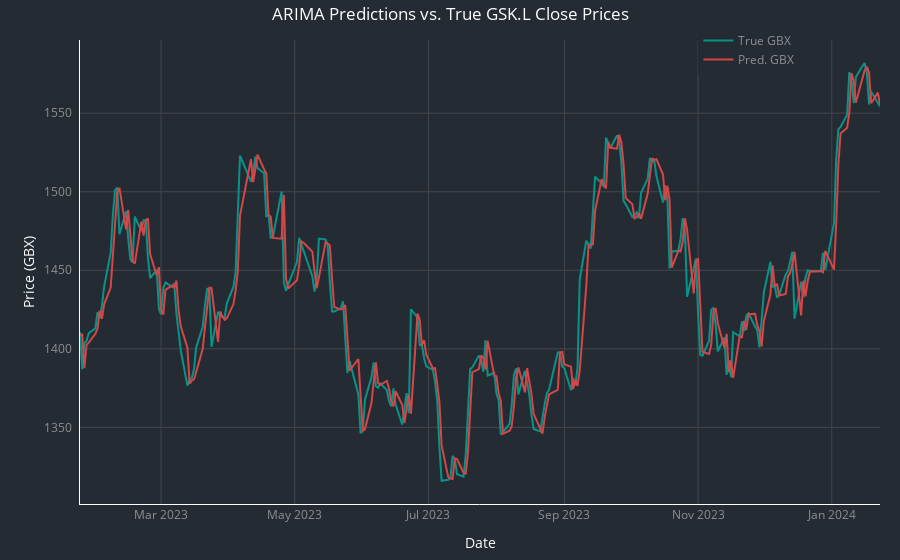

Notebook code for this chart:
### Code cell
# Plot close prices
fig = go.Figure()
fig.add_trace(go.Scatter(
    x=gsk_df["Date"].iloc[-Xt:], y=true_prices, 
    mode="lines", name="True GBX", line_color=palette["green"]))
fig.add_trace(go.Scatter(
    x=gsk_df["Date"].iloc[-Xt:], y=pred_prices, 
    mode="lines", name="Pred. GBX", line_color=palette["red"]))
# Update layout with date formatting
fig.update_layout(
    title="ARIMA Predictions vs. True GSK.L Close Prices",
    xaxis_title="Date",
    yaxis_title="Price (GBX)",
    xaxis_type="date",
    legend=dict(x=0.773, y=1.03)
)
# Set label formats for hovering
fig.update_traces(
    hovertemplate="%{x:%b %d, %Y}<br>Price: %{y:,.2f}<extra></extra>" # extra code removes trace name default
)
# Show plot
format_plot(fig)
fig.show()

### Figure 1 — Plotly figure (JSON) as saved in the notebook; plotly's stock layout.template omitted (floating-point values rounded to 4 significant figures; data arrays with more than 128 entries replaced by an {"elided": "..."} marker saying what was removed)
{"data": [{"hovertemplate": "%{x:%b %d, %Y}<br>Price: %{y:,.2f}<extra></extra>", "line": {"color": "#089389"}, "mode": "lines", "name": "True GBX", "type": "scatter", "x": {"elided": "252 str values"}, "y": {"elided": "252 float values"}}, {"hovertemplate": "%{x:%b %d, %Y}<br>Price: %{y:,.2f}<extra></extra>", "line": {"color": "#d34748"}, "mode": "lines", "name": "Pred. GBX", "type": "scatter", "x": {"elided": "252 str values"}, "y": {"elided": "252 float values"}}], "layout": {"autosize": true, "legend": {"font": {"color": "#8f8f94"}, "x": 0.773, "y": 1.03}, "margin": {"b": 20, "l": 80, "r": 20, "t": 40}, "paper_bgcolor": "#252b33", "plot_bgcolor": "#252b33", "title": {"font": {"color": "#fefeff"}, "text": "ARIMA Predictions vs. True GSK.L Close Prices", "x": 0.5}, "xaxis": {"autorange": true, "categoryorder": "category ascending", "gridcolor": "#45464d", "linecolor": "#fefeff", "range": ["2023-01-23", "2024-01-23"], "tickfont": {"color": "#8f8f94"}, "title": {"font": {"color": "#fefeff"}, "text": "Date"}, "type": "date"}, "yaxis": {"autorange": true, "categoryorder": "category ascending", "gridcolor": "#45464d", "linecolor": "#fefeff", "range": [1301.0, 1597.0], "tickcolor": "#252b33", "tickfont": {"color": "#8f8f94"}, "ticklen": 5, "ticks": "outside", "title": {"font": {"color": "#fefeff"}, "standoff": 5, "text": "Price (GBX)"}, "type": "linear"}}}
